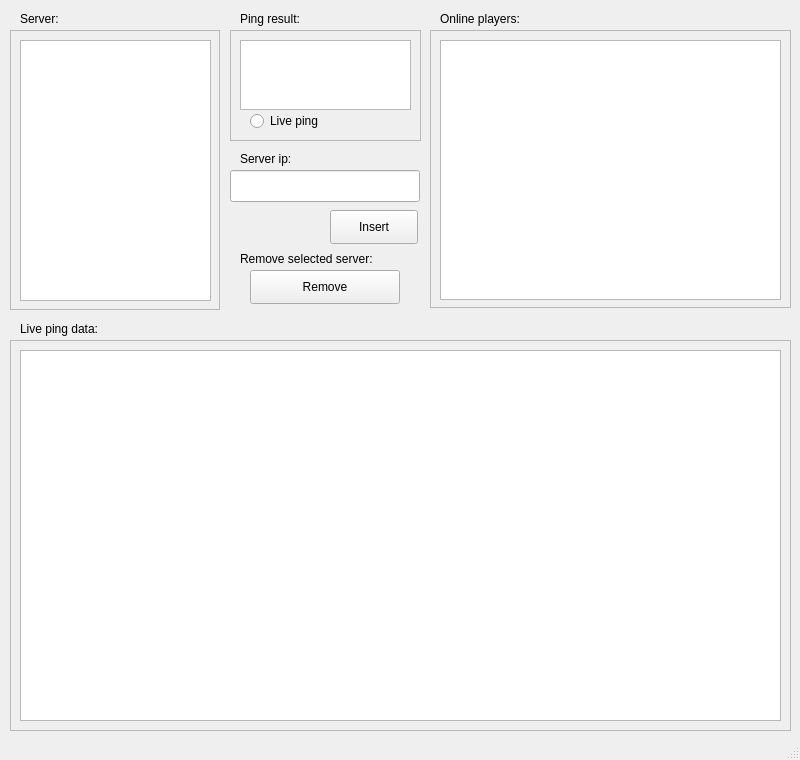
<?xml version="1.0" encoding="UTF-8"?>
<ui version="4.0">
 <class>MainWindow</class>
 <widget class="QMainWindow" name="MainWindow">
  <property name="geometry">
   <rect>
    <x>0</x>
    <y>0</y>
    <width>800</width>
    <height>760</height>
   </rect>
  </property>
  <property name="sizePolicy">
   <sizepolicy hsizetype="Fixed" vsizetype="Fixed">
    <horstretch>0</horstretch>
    <verstretch>0</verstretch>
   </sizepolicy>
  </property>
  <property name="windowTitle">
   <string>MainWindow</string>
  </property>
  <widget class="QWidget" name="centralwidget">
   <widget class="QFrame" name="frame_2">
    <property name="geometry">
     <rect>
      <x>10</x>
      <y>340</y>
      <width>781</width>
      <height>391</height>
     </rect>
    </property>
    <property name="frameShape">
     <enum>QFrame::StyledPanel</enum>
    </property>
    <property name="frameShadow">
     <enum>QFrame::Raised</enum>
    </property>
    <widget class="QGraphicsView" name="graphPlot">
     <property name="geometry">
      <rect>
       <x>10</x>
       <y>10</y>
       <width>761</width>
       <height>371</height>
      </rect>
     </property>
    </widget>
   </widget>
   <widget class="QFrame" name="frame_3">
    <property name="geometry">
     <rect>
      <x>230</x>
      <y>30</y>
      <width>191</width>
      <height>111</height>
     </rect>
    </property>
    <property name="frameShape">
     <enum>QFrame::StyledPanel</enum>
    </property>
    <property name="frameShadow">
     <enum>QFrame::Raised</enum>
    </property>
    <widget class="QTextBrowser" name="pingOutput">
     <property name="geometry">
      <rect>
       <x>10</x>
       <y>10</y>
       <width>171</width>
       <height>70</height>
      </rect>
     </property>
    </widget>
   </widget>
   <widget class="QFrame" name="frame_4">
    <property name="geometry">
     <rect>
      <x>430</x>
      <y>30</y>
      <width>361</width>
      <height>278</height>
     </rect>
    </property>
    <property name="frameShape">
     <enum>QFrame::StyledPanel</enum>
    </property>
    <property name="frameShadow">
     <enum>QFrame::Raised</enum>
    </property>
    <widget class="QTextBrowser" name="playersOutput">
     <property name="geometry">
      <rect>
       <x>10</x>
       <y>10</y>
       <width>341</width>
       <height>260</height>
      </rect>
     </property>
    </widget>
   </widget>
   <widget class="QLabel" name="label">
    <property name="geometry">
     <rect>
      <x>20</x>
      <y>10</y>
      <width>58</width>
      <height>18</height>
     </rect>
    </property>
    <property name="text">
     <string>Server:</string>
    </property>
   </widget>
   <widget class="QLabel" name="label_2">
    <property name="geometry">
     <rect>
      <x>240</x>
      <y>10</y>
      <width>80</width>
      <height>18</height>
     </rect>
    </property>
    <property name="text">
     <string>Ping result:</string>
    </property>
   </widget>
   <widget class="QLabel" name="label_3">
    <property name="geometry">
     <rect>
      <x>440</x>
      <y>10</y>
      <width>100</width>
      <height>18</height>
     </rect>
    </property>
    <property name="text">
     <string>Online players:</string>
    </property>
   </widget>
   <widget class="QLabel" name="label_4">
    <property name="geometry">
     <rect>
      <x>20</x>
      <y>320</y>
      <width>100</width>
      <height>18</height>
     </rect>
    </property>
    <property name="text">
     <string>Live ping data:</string>
    </property>
   </widget>
   <widget class="QLabel" name="label_5">
    <property name="geometry">
     <rect>
      <x>240</x>
      <y>150</y>
      <width>70</width>
      <height>18</height>
     </rect>
    </property>
    <property name="text">
     <string>Server ip:</string>
    </property>
   </widget>
   <widget class="QLineEdit" name="serverInput">
    <property name="geometry">
     <rect>
      <x>230</x>
      <y>170</y>
      <width>190</width>
      <height>32</height>
     </rect>
    </property>
   </widget>
   <widget class="QPushButton" name="insertButton">
    <property name="geometry">
     <rect>
      <x>330</x>
      <y>210</y>
      <width>88</width>
      <height>34</height>
     </rect>
    </property>
    <property name="text">
     <string>Insert</string>
    </property>
   </widget>
   <widget class="QPushButton" name="removeButton">
    <property name="geometry">
     <rect>
      <x>250</x>
      <y>270</y>
      <width>150</width>
      <height>34</height>
     </rect>
    </property>
    <property name="text">
     <string>Remove</string>
    </property>
   </widget>
   <widget class="QLabel" name="label_6">
    <property name="geometry">
     <rect>
      <x>240</x>
      <y>250</y>
      <width>160</width>
      <height>18</height>
     </rect>
    </property>
    <property name="text">
     <string>Remove selected server:</string>
    </property>
   </widget>
   <widget class="QRadioButton" name="liveRadiobtn">
    <property name="geometry">
     <rect>
      <x>250</x>
      <y>110</y>
      <width>105</width>
      <height>22</height>
     </rect>
    </property>
    <property name="text">
     <string>Live ping</string>
    </property>
   </widget>
   <widget class="QFrame" name="frame">
    <property name="geometry">
     <rect>
      <x>10</x>
      <y>30</y>
      <width>210</width>
      <height>280</height>
     </rect>
    </property>
    <property name="frameShape">
     <enum>QFrame::StyledPanel</enum>
    </property>
    <property name="frameShadow">
     <enum>QFrame::Raised</enum>
    </property>
    <widget class="QListWidget" name="listWidget">
     <property name="geometry">
      <rect>
       <x>10</x>
       <y>10</y>
       <width>191</width>
       <height>261</height>
      </rect>
     </property>
    </widget>
   </widget>
  </widget>
  <widget class="QStatusBar" name="statusbar"/>
 </widget>
 <resources/>
 <connections/>
</ui>
